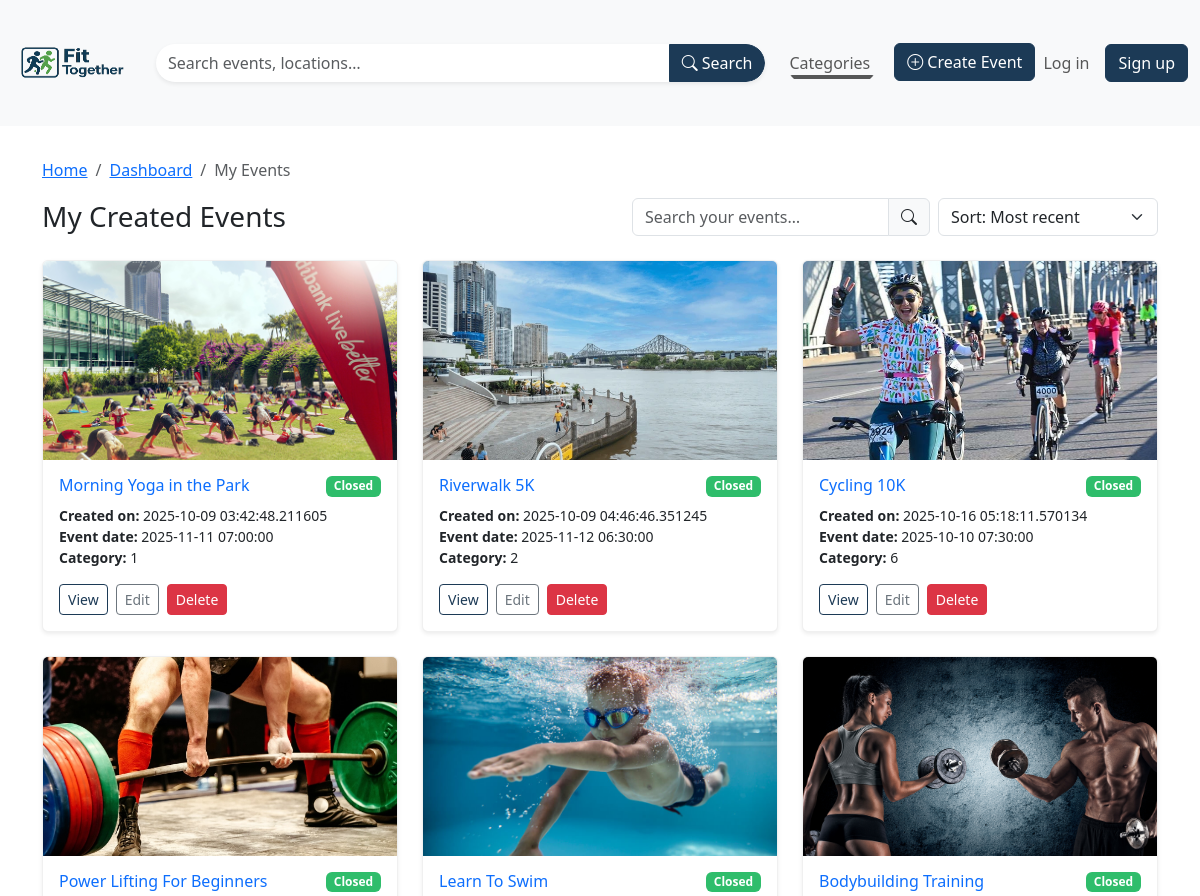
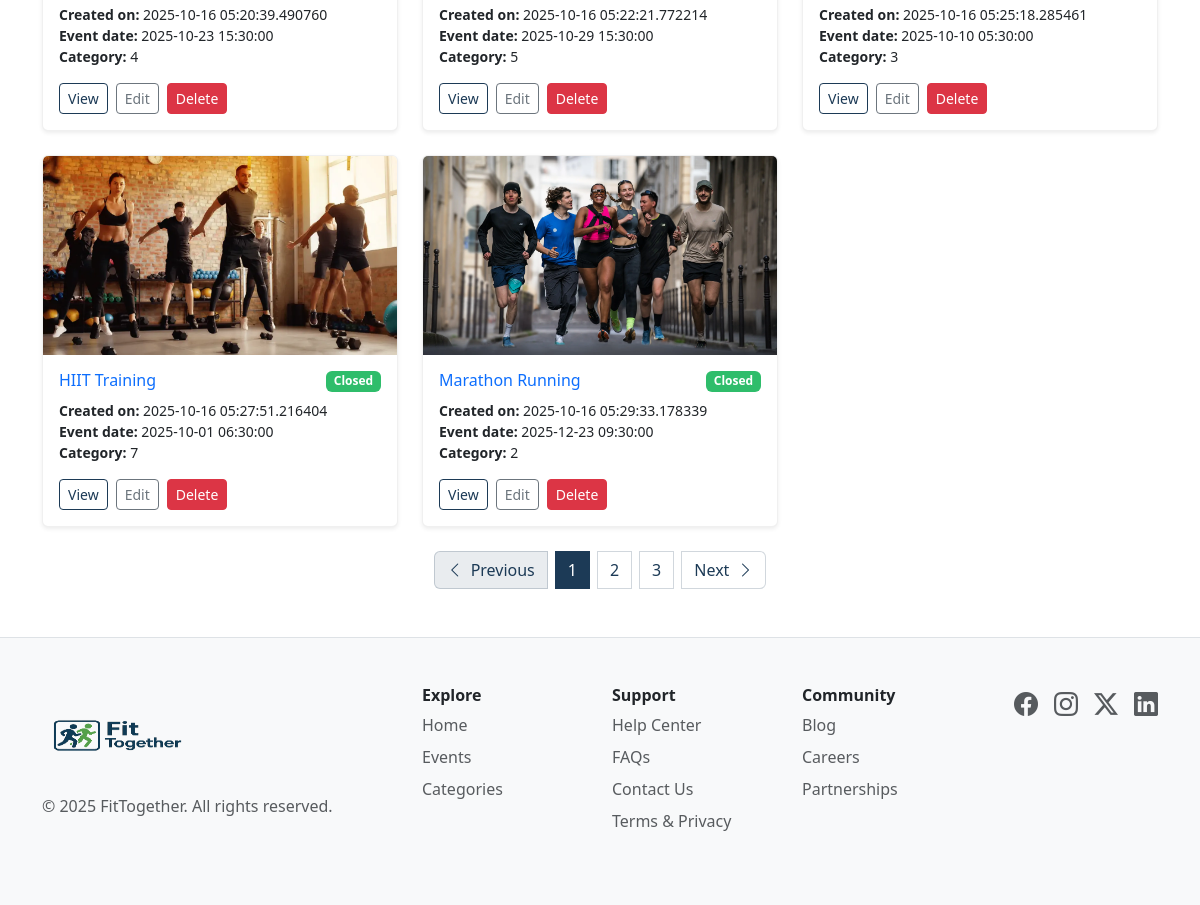
The app's page /myevents with its own data (2 pictures, top to bottom).
### website/models.py (models this page shows, shortened)
class Event(db.Model):
    __tablename__ = 'events'
    id = db.Column(db.Integer, primary_key=True)
    title = db.Column(db.String(80), nullable=False)
    category_id = db.Column(db.Integer, db.ForeignKey('categories.id'), nullable=False)
    experience_level = db.Column(db.String(50), nullable=True)
    description = db.Column(db.Text, nullable=False)
    start_time = db.Column(db.DateTime, nullable=False)
    end_time = db.Column(db.DateTime, nullable=False)
    location = db.Column(db.String(255), nullable=False)
    venue_details = db.Column(db.Text)
    ticket_price = db.Column(db.Integer, default=0)
    number_of_tickets = db.Column(db.Integer, nullable=False)
    organiser_id = db.Column(db.Integer, db.ForeignKey('users.id'))
    created_at = db.Column(db.DateTime, default=datetime.utcnow)
    images = db.Column(db.String(1000))
    reviews = db.relationship('Review', backref='events')

### website/views.py (the view)
@main_bp.route('/myevents')
def my_events():
    query = (
        select(Event)
    )
    user_events = db.session.execute(query).scalars().all()
    return render_template('UserCreatedEvents.html', events=user_events)

### website/templates/UserCreatedEvents.html (shortened to what this page needs)
{% extends 'base.html' %}
{% block content %}
<div class="container py-4">
  <nav id="breadcrumbNav" class="mb-3" aria-label="breadcrumb">
    <ol class="breadcrumb small">
      <li class="breadcrumb-item"><a id="breadcrumbHome" href="{{ url_for('main.index') }}">Home</a></li>
      <li class="breadcrumb-item"><a id="breadcrumbDashboard" href="#">Dashboard</a></li>
      <li class="breadcrumb-item active" aria-current="page">My Events</li>
    </ol>
  </nav>
  <div id="headerControls" class="d-flex flex-column flex-md-row align-items-md-center justify-content-between gap-3 mb-4">
    <h1 class="h3 m-0">My Created Events</h1>
    <div id="searchSortContainer" class="d-flex gap-2">
      <div id="searchGroup" class="input-group">
        <input id="searchInput" type="text" class="form-control" placeholder="Search your events…" aria-label="Search events">
        <span id="searchIcon" class="input-group-text"><i class="bi bi-search"></i></span>
      </div>
      <select id="sortSelect" class="form-select" style="max-width: 220px;" aria-label="Sort events">
        <option selected>Sort: Most recent</option>
      </select>
    </div>
  </div>
  {% if events %}
  <div id="createdEventsGrid" class="row g-4">
    {% for e in events %}
    {% set imgs = (e.images or '').split(',') %}
    <div id="createdEventCard-{{ e.id }}" class="col-12 col-sm-6 col-lg-4">
      <div class="card h-100 shadow-sm">
        <div class="ratio ratio-16x9">
          {% if imgs and imgs[0] %}
          <img id="createdEventImage-{{ e.id }}" src="{{ url_for('static', filename='uploads/' ~ imgs[0]) }}" class="card-img-top object-fit-cover" alt="{{ e.title }}">
          {% else %}
          <img id="createdEventPlaceholder-{{ e.id }}" src="{{ url_for('static', filename='img/placeholder-event.png') }}" class="card-img-top object-fit-cover" alt="Event image placeholder">
          {% endif %}
        </div>
        <div class="card-body d-flex flex-column">
          <div class="d-flex justify-content-between align-items-start mb-2">
            <h2 id="createdEventTitle-{{ e.id }}" class="h6 card-title mb-0">
              <a id="createdEventLink-{{ e.id }}" href="{{ url_for('main.eventdetails', event_id=e.id) }}" class="stretched-link text-decoration-none">
                {{ e.title }}
              </a>
            </h2>
            <span id="createdEventStatus-{{ e.id }}" class="badge text-bg-success">
              {{ 'Active' if e.is_active else 'Closed' }}
            </span>
          </div>
          <ul id="createdEventDetails-{{ e.id }}" class="list-unstyled small mb-3">
            <li><strong>Created on:</strong> {{ e.created_at }}</li>
            <li><strong>Event date:</strong> {{ e.start_time }}</li>
            <li><strong>Category:</strong> {{ e.category_id }}</li>
          </ul>
          <div class="mt-auto d-flex gap-2">
            <a id="viewEventButton-{{ e.id }}" class="btn btn-outline-primary btn-sm" href="{{ url_for('main.eventdetails', event_id=e.id) }}">View</a>
            <a id="editEventButton-{{ e.id }}" class="btn btn-outline-secondary btn-sm" href="{{ url_for('main.edit_event', event_id=e.id) }}">Edit</a>
            <form id="deleteEventForm-{{ e.id }}" method="POST" action="{{ url_for('main.delete_event', event_id=e.id) }}" onsubmit="return confirm('Are you sure you want to delete this event?');">
              <button id="deleteEventButton-{{ e.id }}" class="btn btn-danger btn-sm" type="submit">Delete</button>
            </form>
          </div>
        </div>
      </div>
    </div>
    {% endfor %}
  </div>
  {% else %}
  <p id="noCreatedEventsMessage" class="text-muted">You haven’t created any events yet.</p>
  {% endif %}
  <nav id="paginationNav" aria-label="My events pages">
    <ul class="pagination justify-content-center gap-2 my-4">
      <li class="page-item disabled">
        <a id="prevPageButton" class="page-link" href="#" tabindex="-1" aria-disabled="true" aria-label="Previous page">
          <i class="bi bi-chevron-left me-2" aria-hidden="true"></i>Previous
        </a>
      </li>
      <li class="page-item active" aria-current="page">
        <span id="currentPageIndicator" class="page-link">1</span>
      </li>
      <li class="page-item"><a id="page2Button" class="page-link" href="#" aria-label="Go to page 2">2</a></li>
      <li class="page-item"><a id="page3Button" class="page-link" href="#" aria-label="Go to page 3">3</a></li>
      <li class="page-item">
        <a id="nextPageButton" class="page-link" href="#" aria-label="Next page">
          Next<i class="bi bi-chevron-right ms-2" aria-hidden="true"></i>
        </a>
      </li>
    </ul>
  </nav>
</div>
{% endblock %}

### website/static/style/style.css (style rules this page uses)
:root { --ft-primary: #1C3A56; --ft-primary-rgb: 28,58,86; --ft-accent: #2FBD6B; --ft-accent-rgb: 47,189,107; --ft-muted: #95A3B3; --ft-muted-rgb: 149,163,179; --bs-primary: var(--ft-primary); --bs-primary-rgb: var(--ft-primary-rgb); --bs-success: var(--ft-accent); --bs-success-rgb: var(--ft-accent-rgb); --bs-link-color: var(--ft-primary); --bs-link-hover-color: color-mix(in srgb, var(--ft-primary) 86%, black); --bs-link-visited-color: var(--ft-primary); --bs-focus-ring-color: rgba(var(--ft-primary-rgb), .25); }
.btn-outline-primary { color: var(--ft-primary); border-color: var(--ft-primary); }
.pagination .page-link { color: var(--ft-primary); border-color: rgba(var(--ft-primary-rgb), .2); }
.pagination .page-item.active .page-link { background-color: var(--ft-primary); border-color: var(--ft-primary); color:#fff; }
.badge.text-bg-success, .badge.bg-success { background-color: var(--ft-accent) !important; }
.card { transition: transform .25s ease, box-shadow .25s ease, border-color .25s ease; border-color: rgba(0,0,0,.06); }

### records on screen
Event: shows a picture, title "Morning Yoga in the Park", is_active "Closed", created_at "2025-10-09 03:42:48.211605", start_time "2025-11-11 07:00:00", category_id "1"
Event: images (picture), title "Riverwalk 5K", is_active "Closed", created_at "2025-10-09 04:46:46.351245", start_time "2025-11-12 06:30:00", category_id "2"
Event: images (picture), title "Cycling 10K", is_active "Closed", created_at "2025-10-16 05:18:11.570134", start_time "2025-10-10 07:30:00", category_id "6"
Event: images (picture), title "Power Lifting For Beginners", is_active "Closed", created_at "2025-10-16 05:20:39.490760", start_time "2025-10-23 15:30:00", category_id "4"
Event: images (picture), title "Learn To Swim", is_active "Closed", created_at "2025-10-16 05:22:21.772214", start_time "2025-10-29 15:30:00", category_id "5"
Event: images (picture), title "Bodybuilding Training", is_active "Closed", created_at "2025-10-16 05:25:18.285461", start_time "2025-10-10 05:30:00", category_id "3"
Event: shows a picture, title "HIIT Training", is_active "Closed", created_at "2025-10-16 05:27:51.216404", start_time "2025-10-01 06:30:00", category_id "7"
Event: images (picture), title "Marathon Running", is_active "Closed", created_at "2025-10-16 05:29:33.178339", start_time "2025-12-23 09:30:00", category_id "2"
